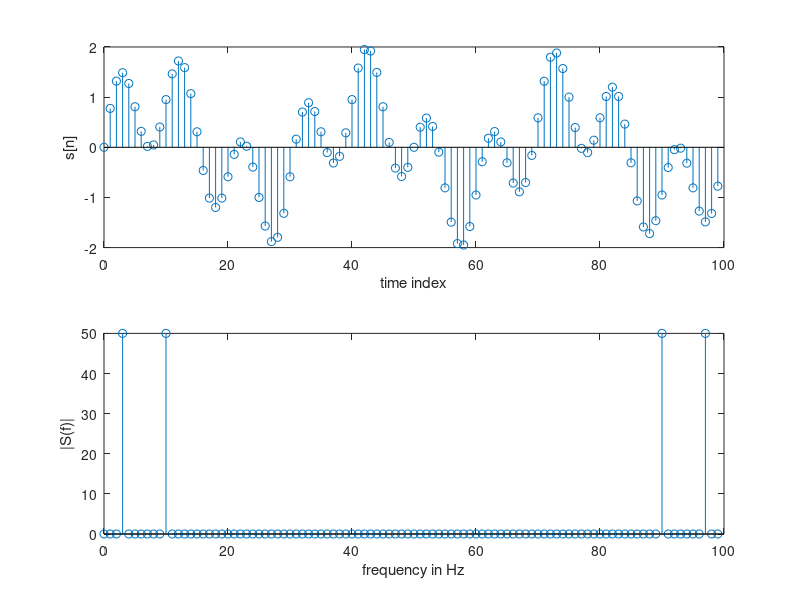
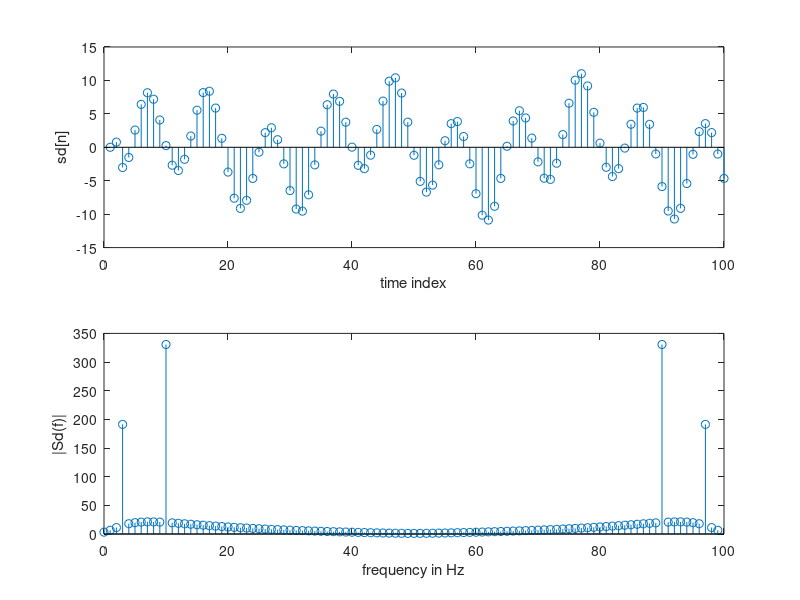
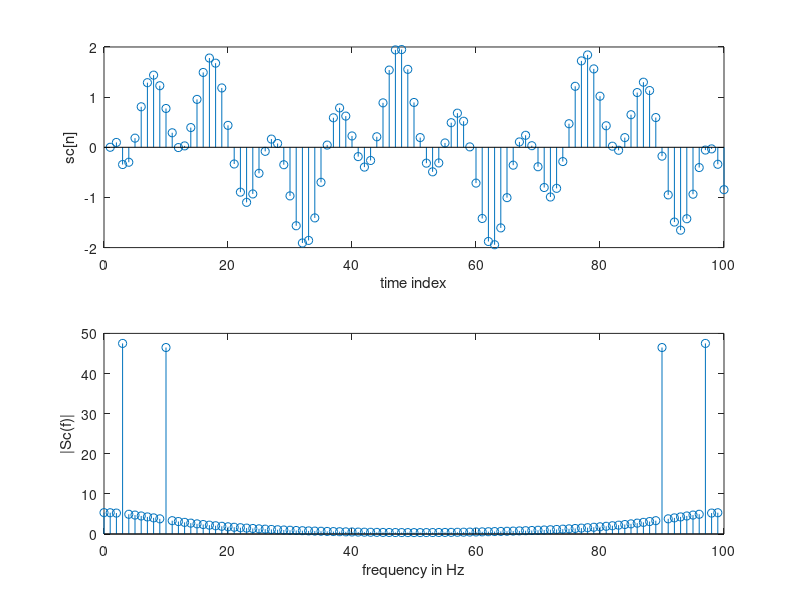

Source code (MATLAB) for these figures, in order:
clear;
clc;
num = [1 -6.9 13.4 -7.2];
den = [1 -1.3 0.47 -0.035];
pole = roots(num);
zero = roots(den);

ca=1;
cb=1;
for i=1 : length(pole)
    if (abs(pole(i)) > 1 )
        ca = ca * (-1) * pole(i);
        pole(i) = 1 / pole(i);
    end
end    
for i=1 : length(zero)
    if abs(zero(i)) > 1 
        cb = cb * (-1) * zero(i);
        zero(i) = 1 / zero(i);
    end
end 
   
mina = ca * poly(pole)
minb = cb * poly(zero) 
 
f0 = 10;          % 10 Hz sine wave
f1 = 30;          % 30 Hz sine wave
T = 0.01;         % sampling period = 0.01 sec
N = 100;
n = 0:1:N-1;
a = sin(2*pi*f0*n*T);
b = sin(2*pi*f1*n*T*0.1); % increase the 30Hz sampling rate.
x = a + b;
 
figure(1);
subplot(2,1,1); stem(n,x);
xlabel('time index'); ylabel('s[n]');
f = n / T / N;
subplot(2,1,2); stem(f, abs(fft(x)));
xlabel('frequency in Hz'); ylabel('|S(f)|');
 
figure(2);
y = filter(num, den, x);
subplot(2, 1, 1); stem(y);
xlabel('time index'); ylabel('sd[n]');
subplot(2, 1, 2); stem(f, abs(fft(y)));
xlabel('frequency in Hz'); ylabel('|Sd(f)|');
 
figure(3);
y2 = filter(minb,mina,y);
subplot(2, 1, 1); stem(y2);
xlabel('time index'); ylabel('sc[n]');
subplot(2, 1, 2); stem(f, abs(fft(y2)));
xlabel('frequency in Hz'); ylabel('|Sc(f)|');
